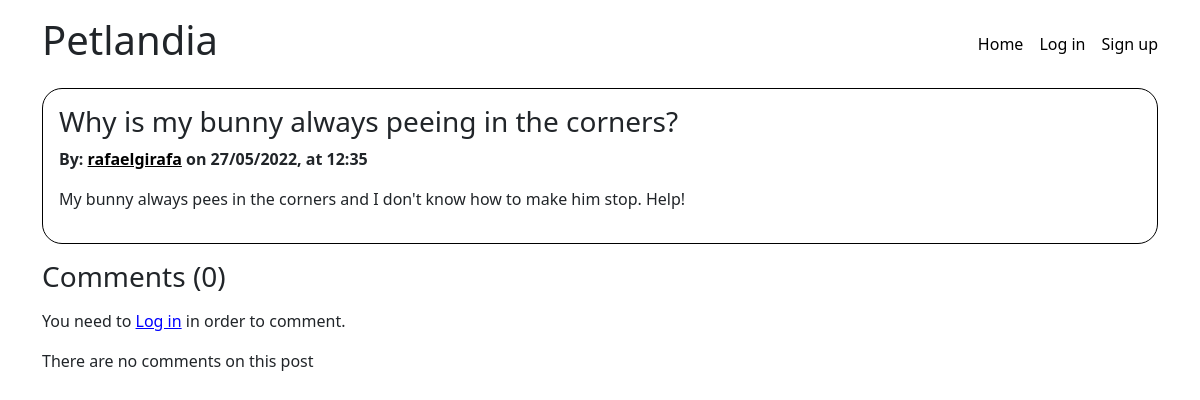
Screenshot of /site/post.php?id=481f5cc1-4779-46b4-b402-e242308f897f with the database file from the repository.
### tables this page shows
CREATE TABLE IF NOT EXISTS posts (
    id VARCHAR(36) UNIQUE NOT NULL,
    title VARCHAR(200) NOT NULL,
    body TEXT NOT NULL,
    draft BOOLEAN NOT NULL,
    user_id VARCHAR(36) NOT NULL,
    created_at TIMESTAMP NOT NULL,
    PRIMARY KEY(id),
    FOREIGN KEY(user_id) REFERENCES users(id)
);

CREATE TABLE IF NOT EXISTS users (
    id VARCHAR(36) UNIQUE NOT NULL,
    username VARCHAR(30) UNIQUE NOT NULL,
    email VARCHAR(50) UNIQUE NOT NULL,
    password VARCHAR(255) NOT NULL,
    profile_picture MEDIUMBLOB NULL,
    role BOOLEAN NOT NULL,
    created_at TIMESTAMP NOT NULL,
    PRIMARY KEY(id)
);

### site/utils/array_validation.php (called while the page is built, shortened)
<?php
function incorrect_field($field) {
    return !isset($field);
}
function validate_array($arr) {
    return true;
}
?>

### site/utils/date_formatting.php (called while the page is built, shortened)
<?php
function format_date_with_time($date) {
    $date_to_format = new DateTime($date, new DateTimeZone("Europe/Copenhagen"));
    return $date_to_format->format("d/m/Y") . ", at " . $date_to_format->format("H:i");
}

### site/post.php (the view, shortened to what this page needs)
<?php
require_once './utils/array_validation.php';
require_once './utils/date_formatting.php';
$connection = connect_to_db();
$post = [];
$post_id = htmlspecialchars($_GET['id']);
$query = "SELECT * FROM posts WHERE id = ?";
$stmt = $connection->prepare($query);
$stmt->bind_param("s", $post_id);
$stmt->execute();
$db_post = $stmt->get_result();
if ($db_post->num_rows > 0) {
    while ($local_post = $db_post->fetch_assoc()) {
        $db_owner = $connection->query("SELECT * FROM petlandia.users users WHERE users.id = '" . $local_post['user_id'] . "'");
        if (isset($db_owner) && $db_owner->num_rows > 0) {
            $owner = $db_owner->fetch_assoc();
            $comments = [];
            $post = [
                'id' => $local_post['id'],
                'title' => $local_post['title'],
                'body' => $local_post['body'],
                'owner' => [
                    'id' => $owner['id'],
                    'name' => $owner['username'],
                    'link' => '/user.php?id=' . $owner['id'],
                    'created_at' => $owner['created_at']
                ],
                'comments' => $comments,
                'draft' => $local_post['draft'],
                'created_at' => $local_post['created_at']
            ];
        }
    }
}
?>
<?php require_once './templates/_start_html.php' ?>
<?php
if (isset($post['title'])) {
    if ((isset($post['draft']) && $post['draft'])
        && $_SESSION['CURRENT_USER_ID'] != $post['owner']['id']
        && (isset($_SESSION['CURRENT_USER_NAME']) && $_SESSION['CURRENT_USER_NAME'] != 'Administrator')
    ) {
        echo "This post is a draft and you're not authorized to view it.";
    } else {
        $post_title = $post['title'];
        $post_body = $post['body'];
        $post_owner = $post['owner'];
        $post_date = $post['created_at'];
        echo "<div class='post'>";
        if ($post['draft']) {
            echo "<h3>" . $post_title . " <span class='text-danger'>(Draft)</span></h3>";
        } else {
            echo "<h3>" . $post_title . "</h3>";
        }
        if (validate_array($post_owner)) {
            $owner_name = $post_owner['name'];
            $owner_link = $post_owner['link'];
            echo "<b>By: <a class='post-owner' href='" . $owner_link . "'>" . $owner_name . "</a> on " . format_date_with_time($post_date) . "</b>";
        }
        echo "<p class='post-body'>" . $post_body . "</p>";
        echo "</div>";
    }
}
?>
<?php if (isset($post['draft']) && !$post['draft']) { ?>
    <div class="comments">
        <h3 class="comments-title">Comments (<?php echo isset($post['comments']) ? count($post['comments']) : 0; ?>)</h3>
        <?php if ($loggedIn) {
            $post_comment_token = generate_token("post_comment_token");
        ?>
            <form action="./actions/post_comment.php" method="POST" class="user-comment-container">
                <textarea name="comment" class="comment-input" placeholder="Write a comment as <?php echo $_SESSION['CURRENT_USER_NAME'] ?>"></textarea>
                <input type="submit" />
                <input hidden name="user_id" value=<?php echo $_SESSION['CURRENT_USER_ID'] ?> />
                <input hidden name="post_id" value=<?php echo $post['id'] ?> />
                <input hidden name="url_back_reference" value="/post.php?id=<?php echo $post['id'] ?>" />
                <input hidden name="post_comment_token" value="<?php echo $post_comment_token ?>" />
            </form>
        <?php } else { ?>
            <p>You need to <a style="text-decoration: underline; color: blue;" href="/login.php">Log in</a> in order to comment.</p>
        <?php } ?>
        <?php
        if (count($post['comments']) > 0) {
            foreach ($post['comments'] as $comment) {
                echo "<div class='comment'>";
                echo "<b><a href='" . $comment['owner']['link'] . "'>" . $comment['owner']['name'] . "</a></b> (" . format_date_with_time($comment['created_at']) . ")";
                echo "<p class='comment-body'>" . $comment['body'] . "</p>";
                echo "<hr /";
                echo "</div>";
            }
        } else {
            echo "<p>There are no comments on this post</p>";
        }
        ?>
    </div>
<?php } ?>
<?php require_once './templates/_end_html.php' ?>

### site/css/style.css (style rules this page uses)
a { color: black; text-decoration: none; }
.comments-title { margin-top: 1rem; margin-bottom: 1rem; }
.post { border: 1px solid black; border-radius: 20px; padding: 1rem; }
.post-body, .comment-body { margin-top: 1rem; }
.post-owner { text-decoration: underline; }

### rows the page displays
posts: title "Why is my bunny always peeing in the corners?", created_at "27/05/2022, at 12:35", body "My bunny always pees in the corners and I don't know how to make him stop. Help!"
users: username "rafaelgirafa"

### other values shown
count($post['comments']) "0"
